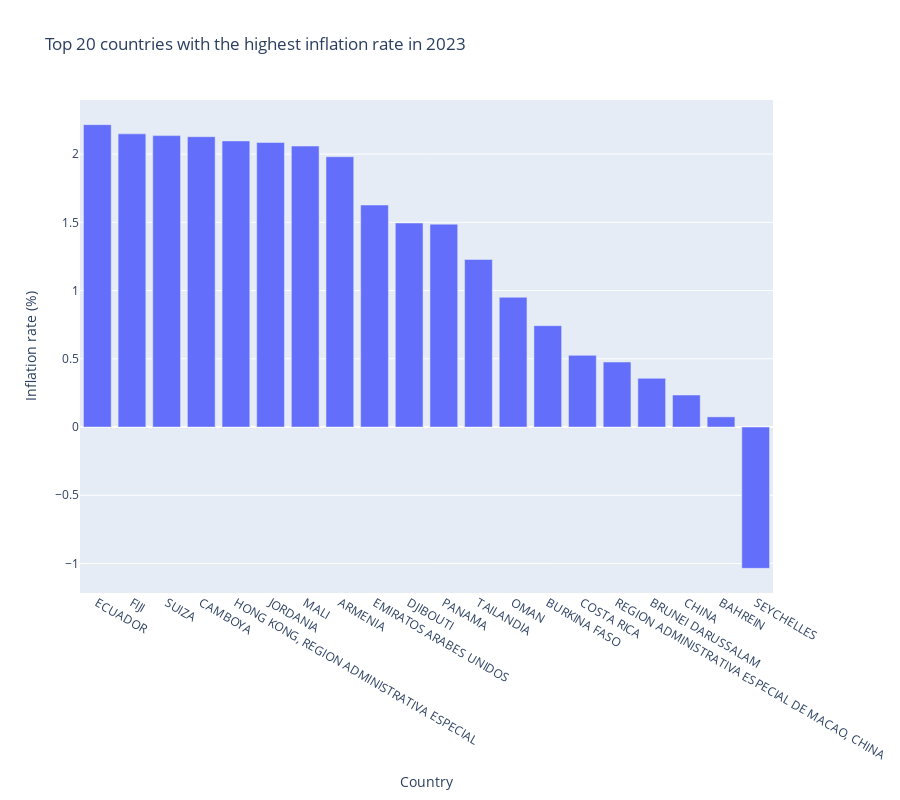

Notebook source saved alongside this figure:
### Markdown cell above
# Top 20 countries with the lowest inflation

### Code cell
fig = px.bar(df_inlation_low_2023.sort_values('inflation_rate', ascending=False),
             x='country_name',
             y='inflation_rate',
             height=height,
             orientation='v',
             title='Top 20 countries with the highest inflation rate in 2023',
             labels={'inflation_rate': 'Inflation rate (%)',
                     'country_name': 'Country'},
             )

if kaggle:
    fig.show(renderer='iframe_connected')
else:
    fig.show()

### Figure 1 — Plotly figure (JSON) as saved in the notebook; plotly's stock layout.template omitted (floating-point values rounded to 4 significant figures)
{"data": [{"alignmentgroup": "True", "hovertemplate": "Country=%{x}<br>Inflation rate (%)=%{y}<extra></extra>", "legendgroup": "", "marker": {"color": "#636efa", "pattern": {"shape": ""}}, "name": "", "offsetgroup": "", "orientation": "v", "showlegend": false, "textposition": "auto", "type": "bar", "x": ["ECUADOR", "FIJI", "SUIZA", "CAMBOYA", "HONG KONG, REGION ADMINISTRATIVA ESPECIAL", "JORDANIA", "MALI", "ARMENIA", "EMIRATOS ARABES UNIDOS", "DJIBOUTI", "PANAMA", "TAILANDIA", "OMAN", "BURKINA FASO", "COSTA RICA", "REGION ADMINISTRATIVA ESPECIAL DE MACAO, CHINA", "BRUNEI DARUSSALAM", "CHINA", "BAHREIN", "SEYCHELLES"], "xaxis": "x", "y": [2.216, 2.148, 2.135, 2.127, 2.097, 2.085, 2.059, 1.98, 1.627, 1.495, 1.486, 1.228, 0.9508, 0.7429, 0.5252, 0.4764, 0.3571, 0.2348, 0.07462, -1.035], "yaxis": "y"}], "layout": {"barmode": "relative", "height": 800, "legend": {"tracegroupgap": 0}, "title": {"text": "Top 20 countries with the highest inflation rate in 2023"}, "xaxis": {"anchor": "y", "domain": [0, 1], "title": {"text": "Country"}}, "yaxis": {"anchor": "x", "domain": [0, 1], "title": {"text": "Inflation rate (%)"}}}}
